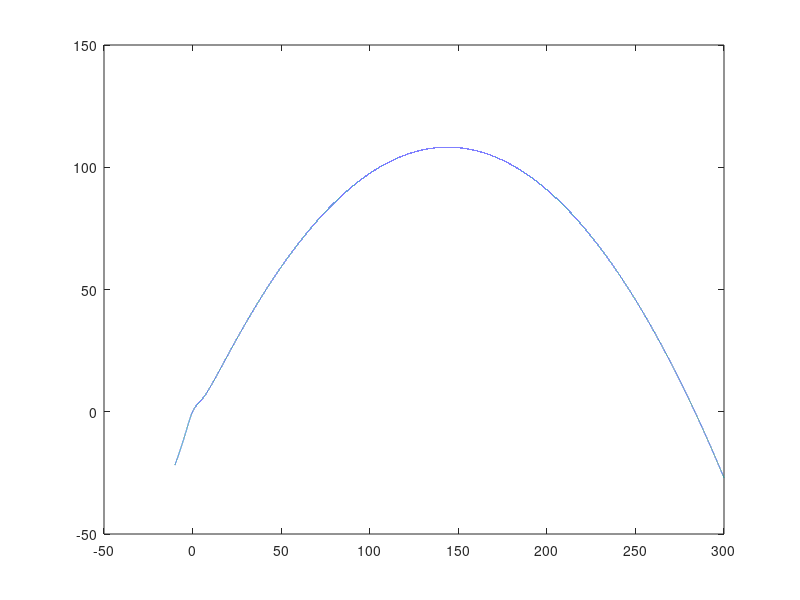

The MATLAB source for this figure:
% Givna konstanter
r = 0.3;
K = 108;
R_m = 0.7;
alpha = 5.7;
Z = 5;

fixpoint_iter = @(P) P + 2.*r.*P.*(1 - (P/K)) - 2.*R_m.*Z.*(P.^2)./(alpha.^2 + P.^2);  

% Plotting fixpoint_iter
x = linspace(-10, 300, 100000);
plot(x, fixpoint_iter(x));

% Startgissning = 130 avläses från grafen 
start_guess = 130;

% iteration 
tol = 1e-10;
diff = 1;
curr_iter = fixpoint_iter(start_guess);

while diff > tol
    next_iter = fixpoint_iter(curr_iter);
    diff = abs(next_iter - curr_iter);
    fprintf('%.16e\n', next_iter);
    curr_iter = next_iter;
end
